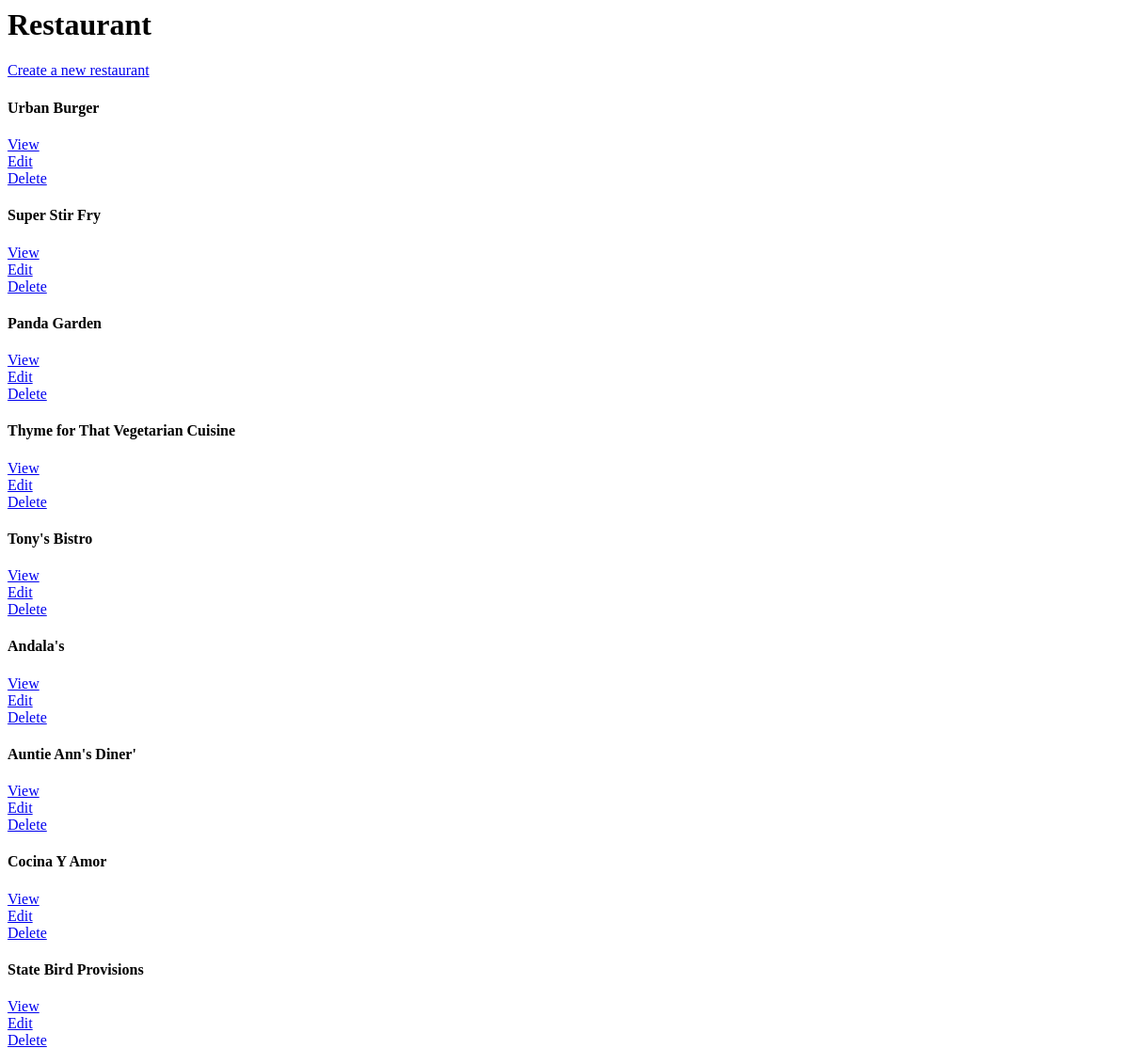
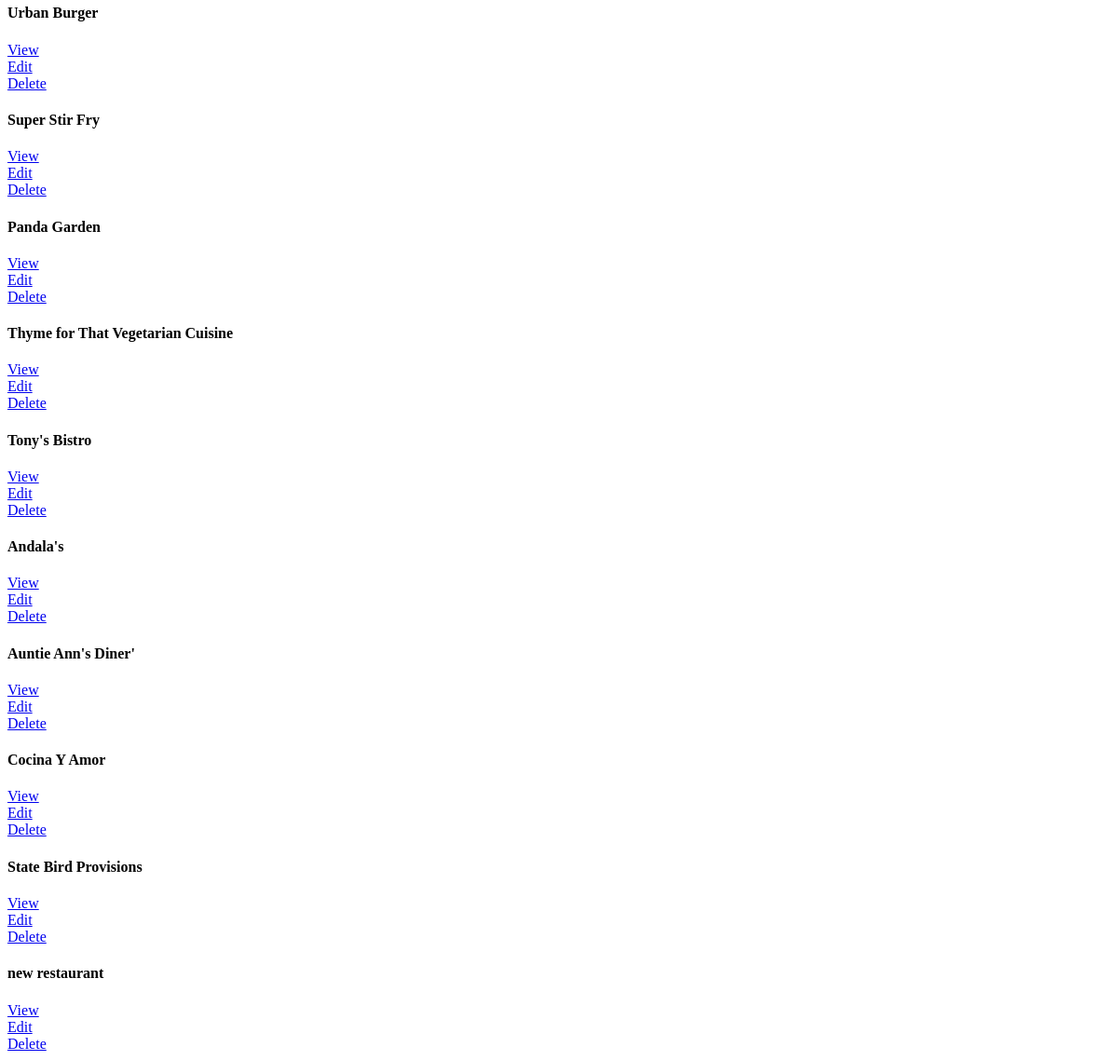
The app's page /restaurants, older data (2 pictures, top to bottom).
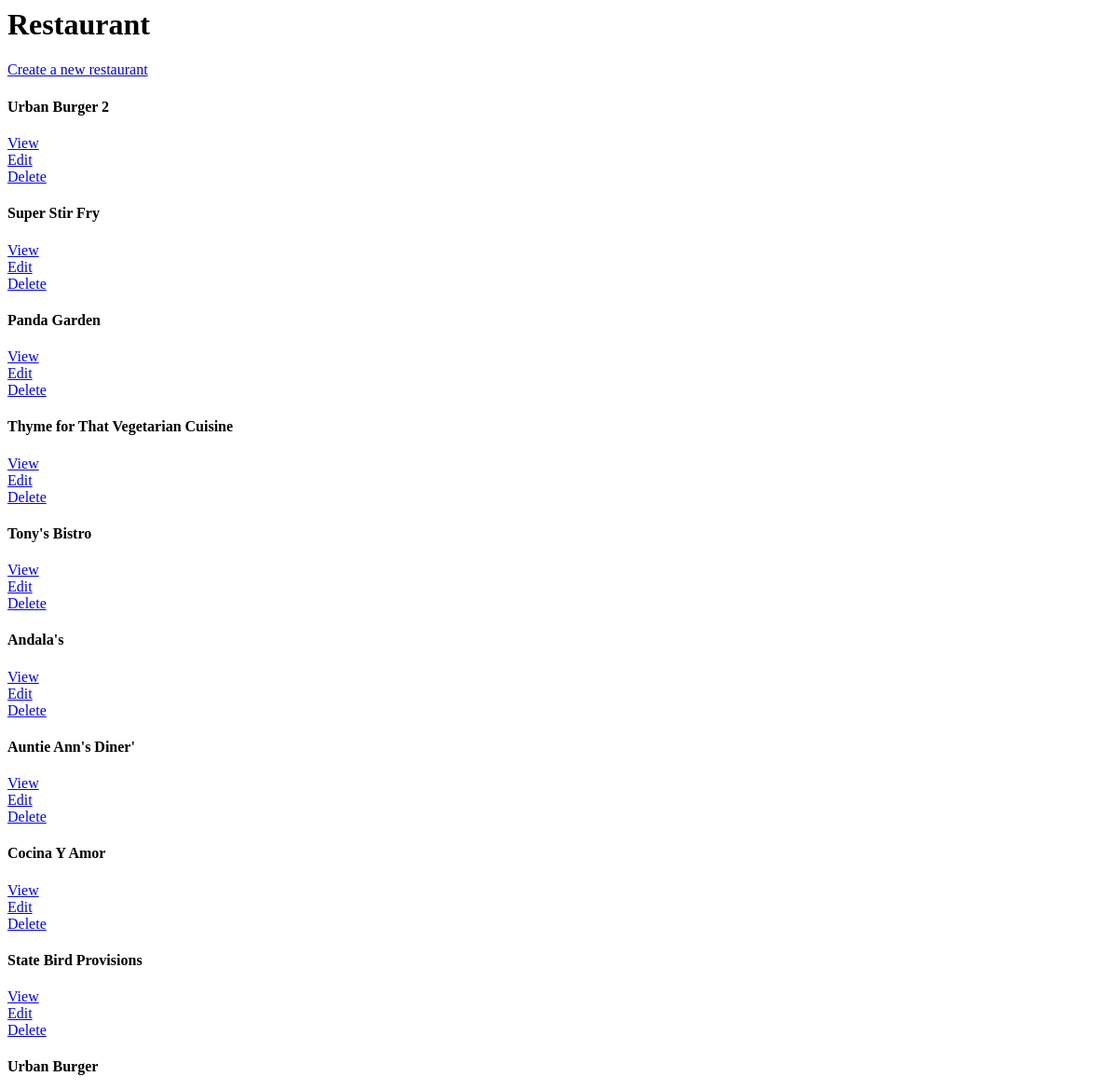
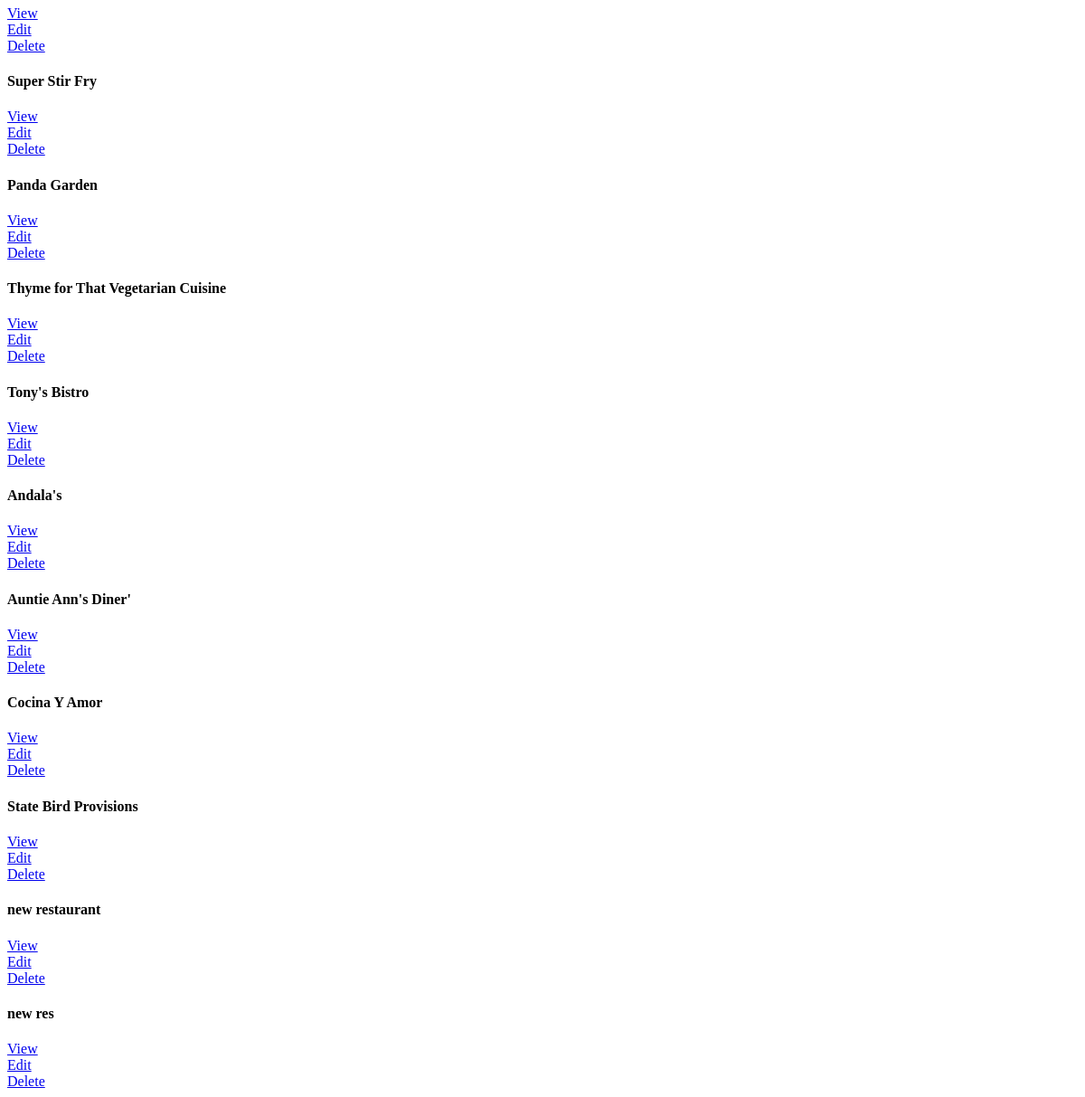
The same page, newer data (2 pictures, top to bottom).
### database_setup.py (models this page shows, shortened)
class Restaurant(Base):
    __tablename__ = 'restaurant'
    id = Column(Integer, primary_key=True)
    name = Column(String(250), nullable=False)

### main.py (the view)
@app.route('/')
@app.route('/restaurants')
def showRestaurants():
    restaurants = session.query(Restaurant).all()
    return render_template('restaurants.html', restaurants = restaurants)

### templates/restaurants.html (shortened to what this page needs)
<html>
<head>
    <link rel=stylesheet type=text/css href="{{url_for('static', filename='style.css')}}">
</head>
<body>
    <div class='header'><h1>Restaurant<h1></div>
    <div class='create'>
        <a href='{{url_for('newRestaurant')}}'>Create a new restaurant</a>
    </div>
    <div class="restaurant_list">
        {% for r in restaurants %}
        <div class="restaurant">
            <h4>{{r.name}}</h4>
            <a class='view_url' href='{{url_for('showMenu', restaurant_id = r.id)}}'>View</a></br>
            <a class='edit_url' href='{{url_for('editRestaurant', restaurant_id = r.id)}}'>Edit</a></br>
            <a class='delete_url' href='{{url_for('deleteRestaurant', restaurant_id = r.id)}}'>Delete</a>
        </div>
        {% endfor %}
</body>
</html>

Row changes from the older to the newer data that the page shows:
changed Restaurant: name "Urban Burger" → "Urban Burger 2"
added Restaurant: name "new res"
